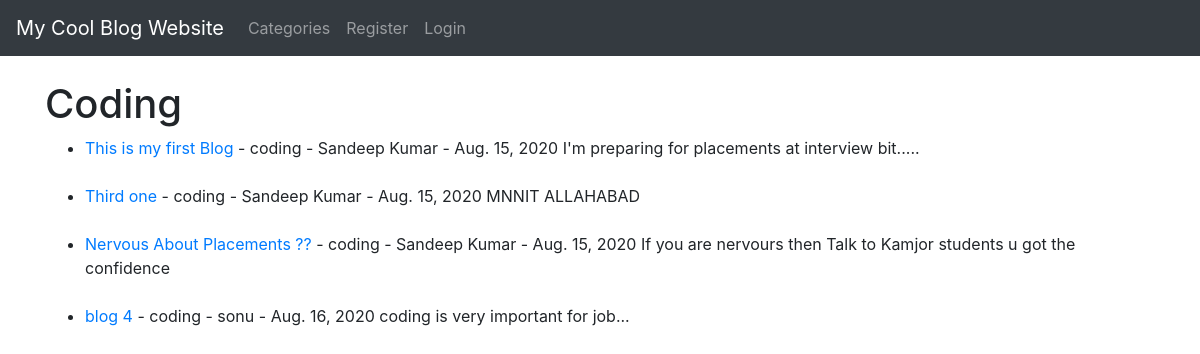
/category/coding/, run on the app's committed database.
### myblog/models.py (models this page shows, shortened)
class Post(models.Model):
	title = models.CharField(max_length=255)
	header_image = models.ImageField(null=True,blank=True,upload_to="images/")
	title_tag = models.CharField(max_length=255)
	author = models.ForeignKey(User,on_delete=models.CASCADE)
	body = RichTextField(blank=True,null=True)
	post_date = models.DateField(auto_now_add=True)
	category = models.CharField(max_length=255,default='coding')
	snippet = models.CharField(max_length=255)
	likes = models.ManyToManyField(User,related_name='blog_posts')

### myblog/views.py (the view)
# urls.py: path('category/<str:cats>/',CategoryView,name="category"),
def CategoryView(request, cats):
	category_posts = Post.objects.filter(category =cats.replace('-',' '))
	return render(request, 'categories.html', {'cats' : cats.title().replace('-',' '), 'category_posts' :category_posts})

### myblog/templates/categories.html (shortened to what this page needs)
{% extends 'base.html' %}
{% block content %}
{% if category_posts %}
<h1>{{ cats }}</h1>
<ul>
	{% for post in category_posts %}
	<li>
		<a href="{% url 'article_details' post.pk %}"> {{ post.title }} </a>
		-  {{ post.category }}
		- {{ post.author.first_name }}
		  {{ post.author.last_name }}
		-  {{ post.post_date }}
		{{ post.body | slice:":350" | safe }}
	</li>
	<br/>
	{% endfor%}
	<br/>
</ul>
{% else %}
<h3>Sorry there is nothing here related to your search.....</h3>
{% endif %}
{% endblock %}

### data on the page
Post: title "This is my first Blog", category "coding", author.first_name "Sandeep", author.last_name "Kumar", post_date "Aug. 15, 2020", body "I'm preparing for placements at interview bit....."
Post: title "Third one", category "coding", author.first_name "Sandeep", author.last_name "Kumar", post_date "Aug. 15, 2020", body "MNNIT ALLAHABAD"
Post: title "Nervous About Placements ??", category "coding", author.first_name "Sandeep", author.last_name "Kumar", post_date "Aug. 15, 2020", body "If you are nervours then Talk to Kamjor students u got the confidence"
Post: title "blog 4", category "coding", author.first_name "sonu", post_date "Aug. 16, 2020", body "coding is very important for job..."

### other printed values
{{ cats }} "Coding"
